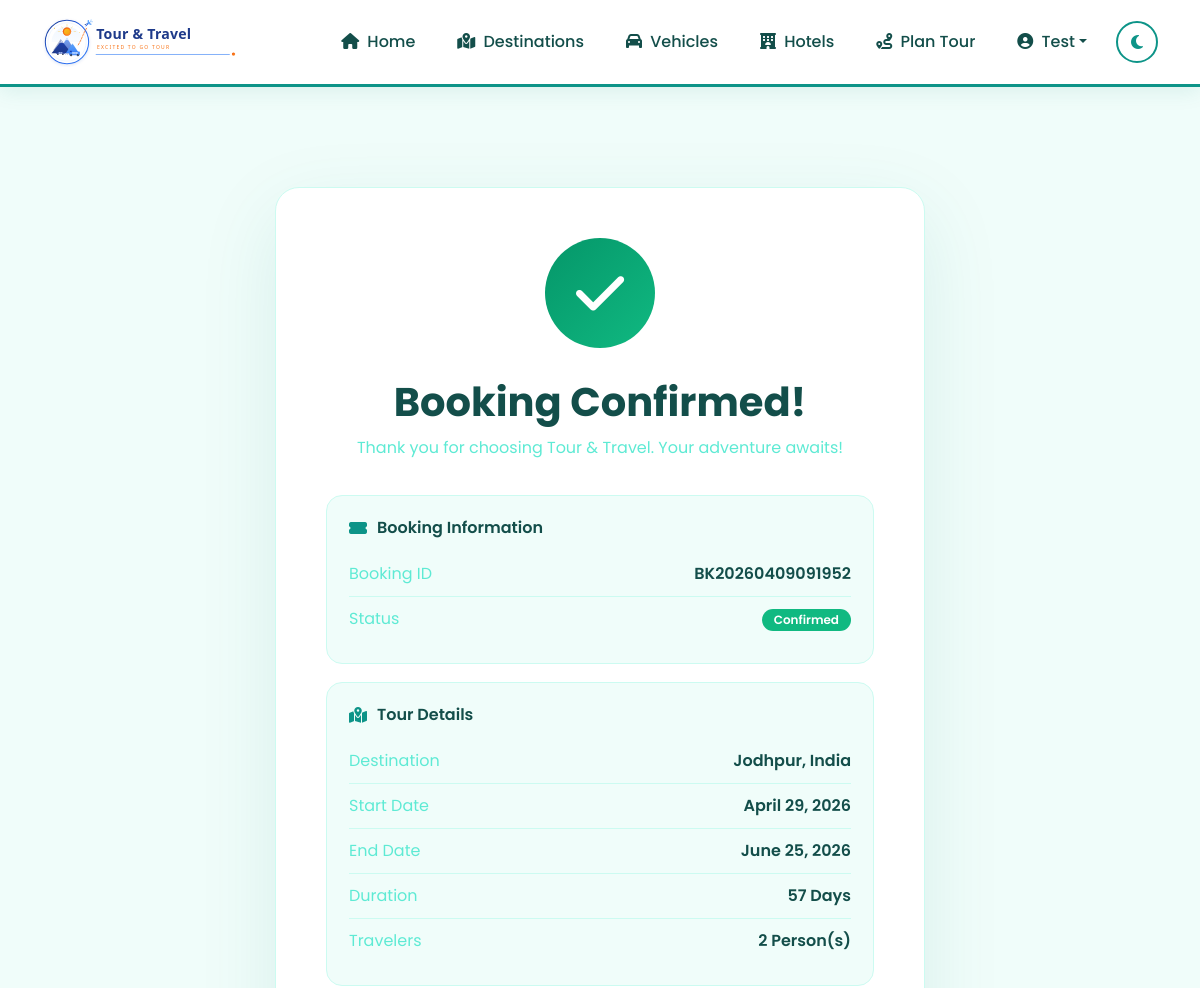
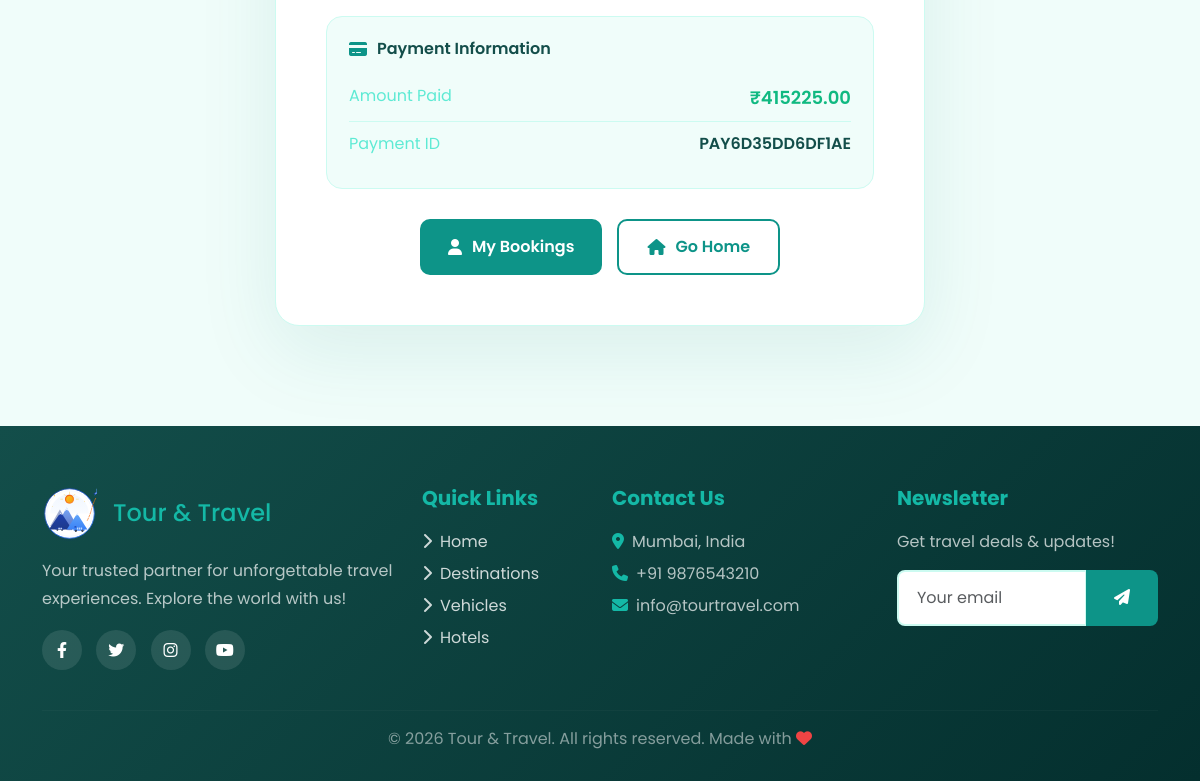
The app's page /booking-success/ (signed in) with its own data (2 pictures, top to bottom).
### tourandtravel/models.py (models this page shows, shortened)
class User(AbstractUser):
    is_customer = models.BooleanField(default=True)
    is_admin = models.BooleanField(default=False)
    phone = models.CharField(max_length=15, blank=True)

class Booking(models.Model):
    user = models.ForeignKey(User, on_delete=models.CASCADE, related_name='bookings')
    tour_plan = models.OneToOneField(TourPlan, on_delete=models.CASCADE, related_name='booking')
    payment = models.ForeignKey(Payment, on_delete=models.CASCADE, related_name='booking')
    booking_status = models.CharField(max_length=20, choices=BookingStatus.choices, default=BookingStatus.PENDING)
    booking_date = models.DateTimeField(auto_now_add=True)
    booking_id = models.CharField(max_length=20, unique=True)

class TourPlan(models.Model):
    user = models.ForeignKey(User, on_delete=models.CASCADE, related_name='tour_plans')
    city = models.ForeignKey(City, on_delete=models.CASCADE)
    start_date = models.DateField()
    end_date = models.DateField()
    total_days = models.IntegerField(default=0)
    vehicle = models.ForeignKey(Vehicle, on_delete=models.SET_NULL, null=True, blank=True)
    hotel = models.ForeignKey(Hotel, on_delete=models.SET_NULL, null=True, blank=True)
    restaurant = models.ForeignKey(Restaurant, on_delete=models.SET_NULL, null=True, blank=True)
    number_of_people = models.IntegerField(default=1)
    created_at = models.DateTimeField(auto_now_add=True)
    updated_at = models.DateTimeField(auto_now=True)
    status = models.CharField(max_length=20, default='pending')

class City(models.Model):
    name = models.CharField(max_length=100)
    country = models.ForeignKey(Country, on_delete=models.CASCADE, related_name='cities')

class Country(models.Model):
    name = models.CharField(max_length=100)

class Payment(models.Model):
    user = models.ForeignKey(User, on_delete=models.CASCADE, related_name='payments')
    amount = models.DecimalField(max_digits=12, decimal_places=2)
    payment_id = models.CharField(max_length=100, unique=True)
    razorpay_order_id = models.CharField(max_length=100, blank=True)
    razorpay_payment_id = models.CharField(max_length=100, blank=True)
    payment_status = models.CharField(max_length=20, choices=PaymentStatus.choices, default=PaymentStatus.PENDING)
    payment_date = models.DateTimeField(auto_now_add=True)

### tourandtravel/views.py (the view)
# urls.py: path('booking-success/', views.booking_success, name='booking_success'),
@login_required
def booking_success(request):
    booking_id = request.GET.get('id', '')
    booking = None
    if booking_id:
        try:
            booking = Booking.objects.get(booking_id=booking_id, user=request.user)
        except Booking.DoesNotExist:
            pass
    if not booking:
        booking = Booking.objects.filter(user=request.user, booking_status='Confirmed').first()
    return render(request, 'booking_success.html', {'booking': booking})

### templates/booking_success.html (shortened to what this page needs)
{% extends 'base.html' %}
{% block content %}
<section class="success-section">
    <div class="success-card">
        <div class="success-icon">
            <i class="fas fa-check"></i>
        </div>
        <div class="success-header">
            <h1>Booking Confirmed!</h1>
            <p>Thank you for choosing Tour & Travel. Your adventure awaits!</p>
        </div>
        {% if booking %}
        <div class="detail-card">
            <h4><i class="fas fa-ticket-alt"></i> Booking Information</h4>
            <div class="detail-item">
                <span>Booking ID</span>
                <span>{{ booking.booking_id }}</span>
            </div>
            <div class="detail-item">
                <span>Status</span>
                <span><span class="badge" style="background: #10b981; color: white; padding: 5px 12px; border-radius: 20px;">{{ booking.booking_status }}</span></span>
            </div>
        </div>
        <div class="detail-card">
            <h4><i class="fas fa-map-marked-alt"></i> Tour Details</h4>
            <div class="detail-item">
                <span>Destination</span>
                <span>{{ booking.tour_plan.city.name }}, {{ booking.tour_plan.city.country.name }}</span>
            </div>
            <div class="detail-item">
                <span>Start Date</span>
                <span>{{ booking.tour_plan.start_date }}</span>
            </div>
            <div class="detail-item">
                <span>End Date</span>
                <span>{{ booking.tour_plan.end_date }}</span>
            </div>
            <div class="detail-item">
                <span>Duration</span>
                <span>{{ booking.tour_plan.total_days }} Days</span>
            </div>
            <div class="detail-item">
                <span>Travelers</span>
                <span>{{ booking.tour_plan.number_of_people }} Person(s)</span>
            </div>
        </div>
        <div class="detail-card">
            <h4><i class="fas fa-credit-card"></i> Payment Information</h4>
            <div class="detail-item">
                <span>Amount Paid</span>
                <span style="color: #10b981; font-size: 18px;">₹{{ booking.payment.amount }}</span>
            </div>
            <div class="detail-item">
                <span>Payment ID</span>
                <span>{{ booking.payment.payment_id }}</span>
            </div>
        </div>
        <div class="success-actions">
            <a href="{% url 'profile' %}" class="btn-action primary">
                <i class="fas fa-user"></i> My Bookings
            </a>
            <a href="{% url 'home' %}" class="btn-action outline">
                <i class="fas fa-home"></i> Go Home
            </a>
        </div>
        {% endif %}
    </div>
</section>
{% endblock %}

### templates/base.html (shortened to what this page needs)
<!DOCTYPE html>
<html lang="en" data-theme="light">
<head>
    {% load static %}
    <link href="https://cdn.jsdelivr.net/npm/bootstrap@5.3.0/dist/css/bootstrap.min.css" rel="stylesheet">
    <link rel="stylesheet" href="https://cdnjs.cloudflare.com/ajax/libs/font-awesome/6.4.0/css/all.min.css">
    <link rel="stylesheet" href="{% static 'css/style.css' %}">
</head>
<body>
    {% if user.is_authenticated %}
    <nav class="navbar navbar-expand-lg sticky-top">
        <div class="container">
            <a class="navbar-brand" href="{% url 'home' %}">
                <img src="{% static 'images/logo-horizontal-new.svg' %}" alt="Tour & Travel" height="50" class="logo-light" id="logoLight">
            </a>
            <div class="collapse navbar-collapse" id="navbarNav">
                <ul class="navbar-nav ms-auto align-items-center">
                    <li class="nav-item"><a class="nav-link {% if request.path == '/home/' %}active{% endif %}" href="{% url 'home' %}"><i class="fas fa-home me-1"></i> Home</a></li>
                    <li class="nav-item"><a class="nav-link {% if '/destination/' in request.path %}active{% endif %}" href="{% url 'destination' %}"><i class="fas fa-map-marked-alt me-1"></i> Destinations</a></li>
                    <li class="nav-item"><a class="nav-link {% if '/vehicle/' in request.path %}active{% endif %}" href="{% url 'vehicle' %}"><i class="fas fa-car me-1"></i> Vehicles</a></li>
                    <li class="nav-item"><a class="nav-link {% if '/hotel/' in request.path %}active{% endif %}" href="{% url 'hotel' %}"><i class="fas fa-hotel me-1"></i> Hotels</a></li>
                    <li class="nav-item"><a class="nav-link {% if '/planner/' in request.path %}active{% endif %}" href="{% url 'planner' %}"><i class="fas fa-route me-1"></i> Plan Tour</a></li>
                    <li class="nav-item dropdown">
                        <a class="nav-link dropdown-toggle" href="#" data-bs-toggle="dropdown"><i class="fas fa-user-circle me-1"></i> {{ user.first_name|default:user.username }}</a>
                    </li>
                    <li class="nav-item ms-2">
                        <button class="theme-toggle" onclick="toggleTheme()" title="Toggle Theme"><i class="fas fa-moon" id="themeIcon"></i></button>
                    </li>
                </ul>
            </div>
        </div>
    </nav>
    {% endif %}
    {% block content %}{% endblock %}
    {% if user.is_authenticated %}
    <footer>
        <div class="container">
            <div class="row">
                <div class="col-lg-4 mb-4">
                    <div class="d-flex align-items-center gap-3 mb-3">
                        <img src="{% static 'images/logo-unified-icon.svg' %}" alt="Tour & Travel" height="55" class="footer-logo">
                        <h4 class="mb-0" style="color: var(--secondary);">Tour & Travel</h4>
                    </div>
                    <p style="color: rgba(255,255,255,0.7); line-height: 1.8;">Your trusted partner for unforgettable travel experiences. Explore the world with us!</p>
                    <div class="mt-3">
                        <a href="#" class="social-icon"><i class="fab fa-facebook-f"></i></a>
                        <a href="#" class="social-icon"><i class="fab fa-twitter"></i></a>
                        <a href="#" class="social-icon"><i class="fab fa-instagram"></i></a>
                        <a href="#" class="social-icon"><i class="fab fa-youtube"></i></a>
                    </div>
                </div>
                <div class="col-lg-2 col-md-4 mb-4">
                    <h5>Quick Links</h5>
                    <ul class="list-unstyled">
                        <li class="mb-2"><a href="{% url 'home' %}"><i class="fas fa-chevron-right me-2"></i>Home</a></li>
                        <li class="mb-2"><a href="{% url 'destination' %}"><i class="fas fa-chevron-right me-2"></i>Destinations</a></li>
                        <li class="mb-2"><a href="{% url 'vehicle' %}"><i class="fas fa-chevron-right me-2"></i>Vehicles</a></li>
                        <li class="mb-2"><a href="{% url 'hotel' %}"><i class="fas fa-chevron-right me-2"></i>Hotels</a></li>
                    </ul>
                </div>
                <div class="col-lg-3 col-md-4 mb-4">
                    <h5>Contact Us</h5>
                    <ul class="list-unstyled" style="color: rgba(255,255,255,0.7);">
                        <li class="mb-2"><i class="fas fa-map-marker-alt me-2" style="color: var(--secondary);"></i>Mumbai, India</li>
                        <li class="mb-2"><i class="fas fa-phone me-2" style="color: var(--secondary);"></i>+91 9876543210</li>
                        <li class="mb-2"><i class="fas fa-envelope me-2" style="color: var(--secondary);"></i>info@tourtravel.com</li>
                    </ul>
                </div>
                <div class="col-lg-3 col-md-4 mb-4">
                    <h5>Newsletter</h5>
                    <p style="color: rgba(255,255,255,0.7);">Get travel deals & updates!</p>
                    <div class="input-group">
                        <input type="email" class="form-control" placeholder="Your email">
                        <button class="btn btn-primary" type="button"><i class="fas fa-paper-plane"></i></button>
                    </div>
                </div>
            </div>
            <hr style="border-color: rgba(255,255,255,0.1);">
            <div class="text-center">
                <p class="mb-0" style="color: rgba(255,255,255,0.5);">&copy; 2026 Tour & Travel. All rights reserved. Made with <i class="fas fa-heart" style="color: #ef4444;"></i></p>
            </div>
        </div>
    </footer>
    {% endif %}
</body>
</html>

### static/css/style.css (style rules this page uses)
:root { --primary-color: #0d9488; --secondary-color: #14b8a6; --accent-color: #f59e0b; --text-color: #134e4a; --bg-light: #f0fdfa; }
* { margin: 0; padding: 0; box-sizing: border-box; }
body { font-family: 'Poppins', sans-serif; color: var(--text-color); background: var(--bg-light); }
.navbar { box-shadow: 0 4px 20px rgba(13, 148, 136, 0.1); }
.navbar-brand { font-weight: 700; font-size: 1.5rem; color: var(--primary-color); }
.nav-link { font-weight: 500; transition: all 0.3s; }
.btn-primary { background: var(--primary-color); border: none; transition: all 0.3s; }
.form-control, .form-select { border-radius: 10px; padding: 14px 18px; border: 2px solid #e2e8f0; transition: all 0.3s; }
.badge { padding: 8px 15px; border-radius: 20px; font-weight: 500; }
footer { background: linear-gradient(135deg, #134e4a 0%, #042f2e 100%); color: white; padding: 60px 0 20px; }
footer a { text-decoration: none; transition: all 0.3s; }

### templates/base.html (style rules this page uses)
:root { --primary: #0d9488; --primary-dark: #0f766e; --secondary: #14b8a6; --accent: #f59e0b; --bg: #f0fdfa; --bg-card: #ffffff; --text: #134e4a; --text-light: #5eead4; --border: #ccfbf1; --shadow: rgba(15, 118, 110, 0.1); --bg-dark: #042f2e; }
* { margin: 0; padding: 0; box-sizing: border-box; font-family: 'Poppins', sans-serif; }
body { background: var(--bg); color: var(--text); transition: all 0.3s ease; min-height: 100vh; }
.navbar { background: var(--bg-card) !important; border-bottom: 3px solid var(--primary); padding: 12px 0; box-shadow: 0 4px 20px var(--shadow); }
.navbar-brand { font-weight: 800; font-size: 1.5rem; color: var(--primary) !important; display: flex; align-items: center; gap: 10px; text-decoration: none; }
.nav-link { color: var(--text) !important; font-weight: 500; padding: 10px 18px !important; border-radius: 8px; transition: all 0.3s; margin: 0 3px; }
.theme-toggle { width: 42px; height: 42px; border-radius: 50%; border: 2px solid var(--primary); background: var(--bg-card); cursor: pointer; display: flex; align-items: center; justify-content: center; transition: all 0.3s; color: var(--primary); }
.btn-primary { background: var(--primary); border: none; padding: 12px 28px; border-radius: 8px; font-weight: 600; transition: all 0.3s; }
footer { background: linear-gradient(135deg, var(--text) 0%, var(--bg-dark) 100%); color: white; padding: 60px 0 30px; }
footer h5 { color: var(--secondary); font-weight: 700; margin-bottom: 20px; }
footer a { color: rgba(255,255,255,0.8); text-decoration: none; transition: color 0.3s; }
.form-control, .form-select { background: var(--bg-card); color: var(--text); border: 2px solid var(--border); border-radius: 8px; padding: 14px 18px; }
.social-icon { display: inline-flex; width: 40px; height: 40px; background: rgba(255,255,255,0.1); border-radius: 50%; align-items: center; justify-content: center; margin-right: 10px; color: white; transition: all 0.3s; }

### records on screen
User: first_name "Test"
Booking: booking_id "BK20260409091952", booking_status "Confirmed", tour_plan.city.name "Jodhpur", tour_plan.city.country.name "India", tour_plan.start_date "April 29, 2026", tour_plan.end_date "June 25, 2026", tour_plan.total_days "57", tour_plan.number_of_people "2", payment.amount "415225.00", payment.payment_id "PAY6D35DD6DF1AE"
